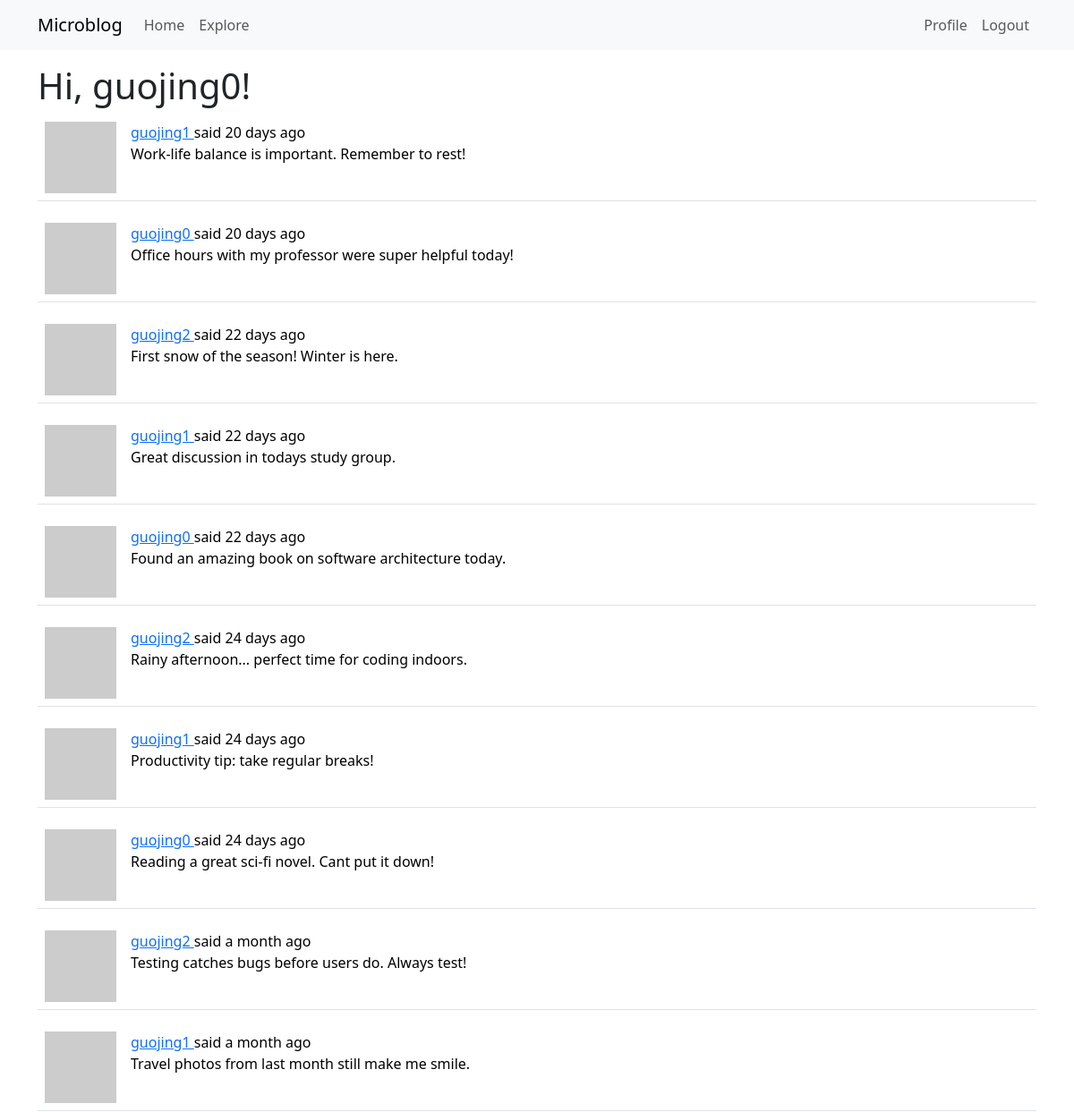
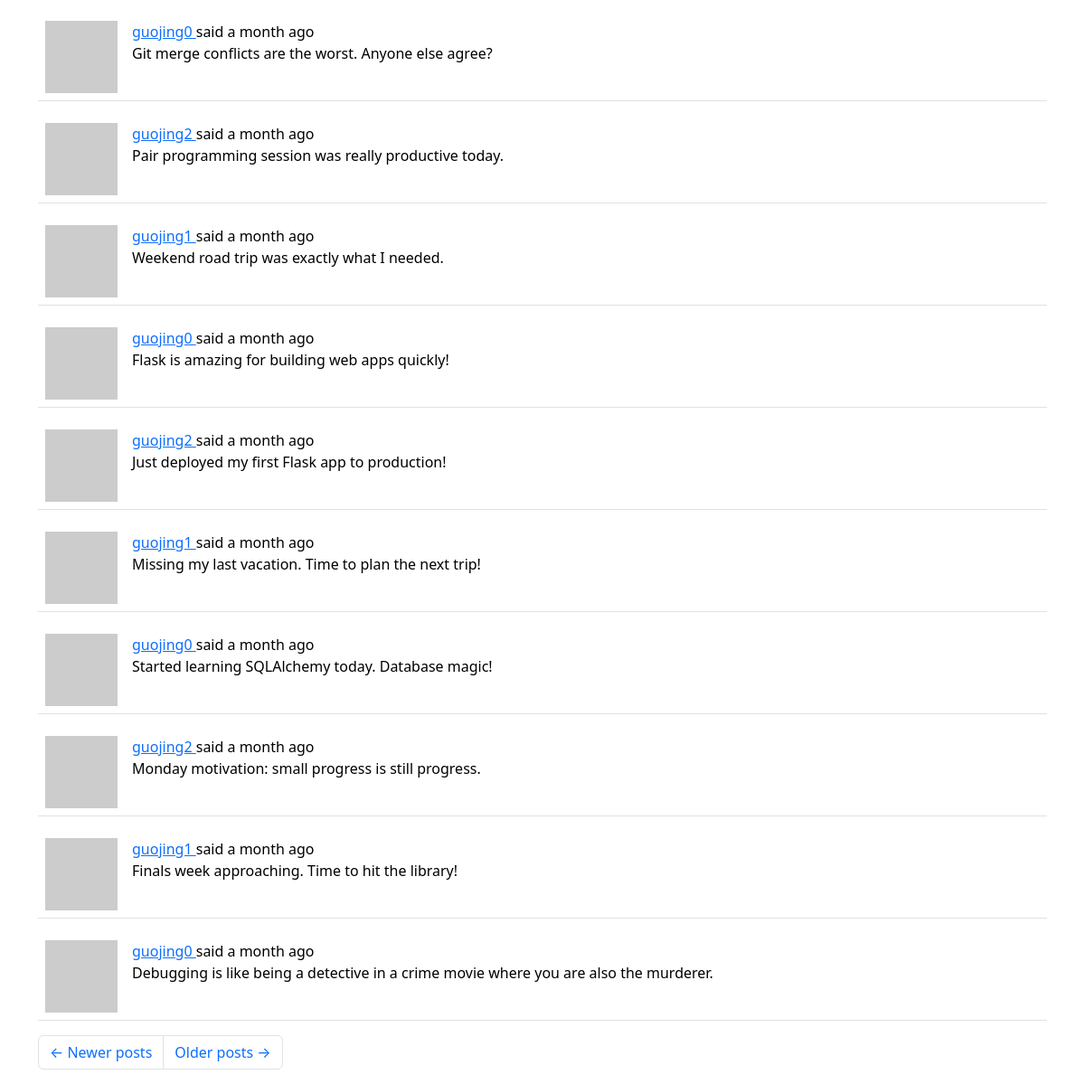
The app's page /explore?page=2 (signed in) with its own data (2 pictures, top to bottom).
### app/models.py (models this page shows, shortened)
class User(UserMixin, db.Model):
    id: orm.Mapped[int] = orm.mapped_column(primary_key=True)
    username: orm.Mapped[str] = orm.mapped_column(
        sa.String(64), index=True, unique=True
    )
    email: orm.Mapped[str] = orm.mapped_column(sa.String(120), index=True, unique=True)
    password_hash: orm.Mapped[str | None] = orm.mapped_column(sa.String(256))
    posts: orm.WriteOnlyMapped["Post"] = orm.relationship(back_populates="author")
    about_me: orm.Mapped[str | None] = orm.mapped_column(sa.String(140))
    last_seen: orm.Mapped[datetime | None] = orm.mapped_column(
        default=lambda: datetime.now(UTC)
    )
    following: orm.WriteOnlyMapped["User"] = orm.relationship(
        secondary=followers,
        primaryjoin=(followers.c.follower_id == id),
        secondaryjoin=(followers.c.followed_id == id),
        back_populates="followers",
    )
    followers: orm.WriteOnlyMapped["User"] = orm.relationship(
        secondary=followers,
        primaryjoin=(followers.c.followed_id == id),
        secondaryjoin=(followers.c.follower_id == id),
        back_populates="following",
    )
    def avatar(self, size):
        digest = md5(self.email.lower().encode("utf-8")).hexdigest()
        return f"https://www.gravatar.com/avatar/{digest}?d=identicon&s={size}"

class Post(db.Model):
    id: orm.Mapped[int] = orm.mapped_column(primary_key=True)
    body: orm.Mapped[str] = orm.mapped_column(sa.String(140))
    timestamp: orm.Mapped[datetime] = orm.mapped_column(
        index=True, default=lambda: datetime.now(UTC)
    )
    user_id: orm.Mapped[int] = orm.mapped_column(sa.ForeignKey("user.id"), index=True)
    author: orm.Mapped["User"] = orm.relationship(back_populates="posts")

### app/routes.py (the view)
@app.route("/explore")
@login_required
def explore():
    page = request.args.get("page", 1, type=int)
    query = sa.select(Post).order_by(Post.timestamp.desc())
    posts = db.paginate(
        query, page=page, per_page=app.config["POSTS_PER_PAGE"], error_out=False
    )
    next_url = url_for("explore", page=posts.next_num) if posts.has_next else None
    prev_url = url_for("explore", page=posts.prev_num) if posts.has_prev else None
    return render_template(
        "index.html",
        title="Explore",
        posts=posts.items,
        next_url=next_url,
        prev_url=prev_url,
    )

### app/__init__.py (called while the page is built)
def get_locale_func():
    return request.accept_languages.best_match(app.config["LANGUAGES"])

### app/models.py (called while the page is built)
@login.user_loader
def load_user(id):
    return db.session.get(User, int(id))

### app/routes.py (called while the page is built)
@app.before_request
def before_request():
    if current_user.is_authenticated:
        current_user.last_seen = datetime.now(UTC)
        db.session.commit()
    g.locale = str(get_locale())

### app/templates/index.html (shortened to what this page needs)
{% extends "base.html" %}
{% import "bootstrap_wtf.html" as wtf %}
{% block content %}
    <h1>{{ _('Hi, %(username)s!', username=current_user.username) }}</h1>
    {% for post in posts %}
        {% include '_post.html' %}
    {% endfor %}
    <nav aria-label="Post navigation">
        <ul class="pagination">
            <li class="page-item{% if not prev_url %} disabled{% endif %}">
                <a class="page-link" href="{{ prev_url }}">
                    <span aria-hidden="true">&larr;</span> {{ _('Newer posts') }}
                </a>
            </li>
            <li class="page-item{% if not next_url %} disabled{% endif %}">
                <a class="page-link" href="{{ next_url }}">
                    {{ _('Older posts') }} <span aria-hidden="true">&rarr;</span>
                </a>
            </li>
        </ul>
    </nav>
{% endblock %}

### app/templates/_post.html
<table class="table table-hover">
    <tr>
        <td width="70px">
            <a href="{{ url_for('user', username=post.author.username) }}">
                <img src="{{ post.author.avatar(70) }}" />
            </a>
        </td>
        <td>
            <a href="{{ url_for('user', username=post.author.username) }}">
                {{ post.author.username }}
            </a>
            {{ _('said') }} {{ moment(post.timestamp).fromNow() }}
            <br>
            {{ post.body }}
        </td>
    </tr>
</table>

### records on screen
Post: author.username "guojing1", timestamp "20 days ago", body "Work-life balance is important. Remember to rest!"
Post: author.username "guojing0", timestamp "20 days ago", body "Office hours with my professor were super helpful today!"
Post: author.username "guojing2", timestamp "22 days ago", body "First snow of the season! Winter is here."
Post: author.username "guojing1", timestamp "22 days ago", body "Great discussion in todays study group."
Post: author.username "guojing0", timestamp "22 days ago", body "Found an amazing book on software architecture today."
Post: author.username "guojing2", timestamp "24 days ago", body "Rainy afternoon... perfect time for coding indoors."
Post: author.username "guojing1", timestamp "24 days ago", body "Productivity tip: take regular breaks!"
Post: author.username "guojing0", timestamp "24 days ago", body "Reading a great sci-fi novel. Cant put it down!"
Post: author.username "guojing2", timestamp "a month ago", body "Testing catches bugs before users do. Always test!"
Post: author.username "guojing1", timestamp "a month ago", body "Travel photos from last month still make me smile."
Post: author.username "guojing0", timestamp "a month ago", body "Git merge conflicts are the worst. Anyone else agree?"
Post: author.username "guojing2", timestamp "a month ago", body "Pair programming session was really productive today."
Post: author.username "guojing1", timestamp "a month ago", body "Weekend road trip was exactly what I needed."
Post: author.username "guojing0", timestamp "a month ago", body "Flask is amazing for building web apps quickly!"
Post: author.username "guojing2", timestamp "a month ago", body "Just deployed my first Flask app to production!"
Post: author.username "guojing1", timestamp "a month ago", body "Missing my last vacation. Time to plan the next trip!"
Post: author.username "guojing0", timestamp "a month ago", body "Started learning SQLAlchemy today. Database magic!"
Post: author.username "guojing2", timestamp "a month ago", body "Monday motivation: small progress is still progress."
Post: author.username "guojing1", timestamp "a month ago", body "Finals week approaching. Time to hit the library!"
Post: author.username "guojing0", timestamp "a month ago", body "Debugging is like being a detective in a crime movie where you are also the murderer."
